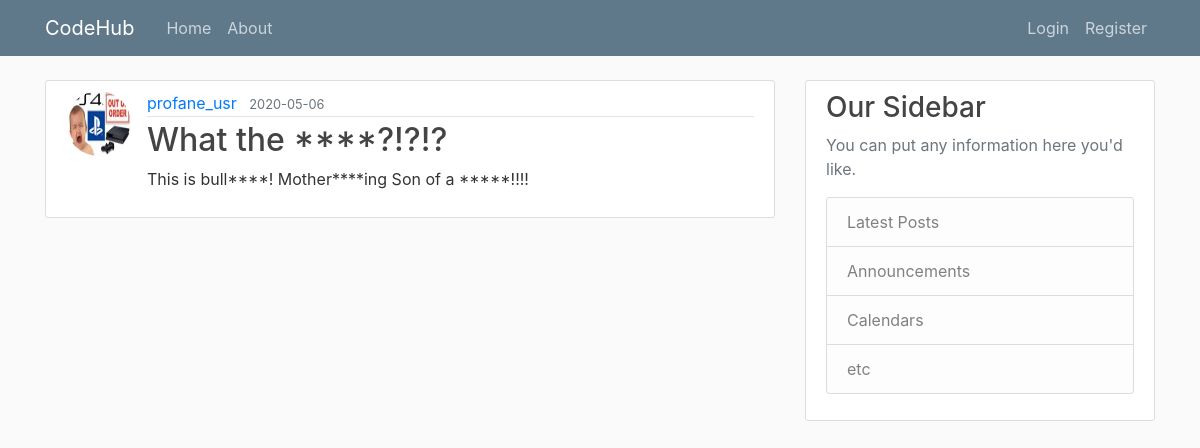
/post/6, run on the app's committed database.
### app/models.py (models this page shows, shortened)
class User(db.Model, UserMixin):
    id = db.Column(db.Integer, primary_key=True)                                    # Primary Key
    username = db.Column(db.String(20), unique=True, nullable=False)                # Each User will have a username, with a max(20) characters, it must be unique, and Null is not allowed!
    email = db.Column(db.String(120), unique=True, nullable=False)                  # Each User will have an email, with a max(120) characters, it must be unique, and Null is not allowed!
    image_file = db.Column(db.String(20), nullable=False, default='default.jpg')    # Each User will have a defualt profile Image, so uniqueness does not apply, since Null is not allowed!
    password = db.Column(db.String(60), nullable=False)                             # Each User will have passwords, with a max(60) characters, uniqueness does not apply, and Null is not allowed!
    posts = db.relationship('Post', backref='author', lazy=True)                    # This is linked to Posts, Lazy Evaluation is set to: True
    reputation = db.Column(db.Integer, nullable=False, default=10)                  # This has a default value of 10
    chance = db.Column(db.Boolean, nullable=False, default=True)                    # This has a default value of True
    blacklisted = db.Column(db.Boolean, unique=False, default=False)                # This has a default value of False
    compliments=db.Column(db.Integer, unique=False, default=0)                      # This has a default value of 0

class VIP(User):                                # This class inherits the User Class
    def vote_Super_User(self):
        print("This is the election committee place your votes now!")

class Post(db.Model):
    id = db.Column(db.Integer, primary_key=True)                                    # Primary Key
    title = db.Column(db.String(100), nullable=False)                               # Each Post will have a title, with a max(100) characters, uniqueness does not apply, and Null is not allowed!
    date_posted = db.Column(db.DateTime, nullable=False, default=datetime.utcnow)   # Each Post will have a date_posted, with DateTime set to utcnow, current time, and Null is not allowed!
    content = db.Column(db.Text, nullable=False)                                    # Each Post will have a content with no character limit, and Null is not allowed!
    user_id = db.Column(db.Integer, db.ForeignKey('user.id'), nullable=False)       # This is using the user id as a ForeignKey, each post must have an Author, so Null is not allowed!

### app/posts/routes.py (the view)
@posts.route('/post/<int:post_id>')
def post(post_id):
    post = Post.query.get_or_404(post_id)
    return render_template('post.html', title=post.title, post=post)

### app/templates/post.html (shortened to what this page needs)
{% extends "template.html" %}
{% block content %}
    <article class="media content-section">
        <img class="rounded-circle article-img" src="{{ url_for('static', filename='profile_images/' + post.author.image_file ) }}">
        <div class="media-body">
            <div class="article-metadata">
                <a class="mr-2" href="{{ url_for('users.user_posts', username=post.author.username) }}">{{ post.author.username }}</a>
                <small class="text-muted">{{ post.date_posted.strftime('%Y-%m-%d') }}</small>
            </div>
            <h2 class="article-title"> {{ post.title }} </h2>
            <p class="article-content">{{ post.content }}</p>
        </div>
    </article>
{% endblock content %}

### app/static/main.css (style rules this page uses)
body { background: #fafafa; color: #333333; margin-top: 5rem; }
h1, h2, h3, h4, h5, h6 { color: #444444; }
.content-section { background: #ffffff; padding: 10px 20px; border: 1px solid #dddddd; border-radius: 3px; margin-bottom: 20px; }
.article-title { color: #444444; }
.article-content { white-space: pre-line; }
.article-img { height: 65px; width: 65px; margin-right: 16px; }
.article-metadata { padding-bottom: 1px; margin-bottom: 4px; border-bottom: 1px solid #e3e3e3 }

### data on the page
VIP: image_file (picture), author.username "profane_usr"
Post: date_posted "2020-05-06", title "What the ****?!?!?", content "This is bull****! Mother****ing Son of a *****!!!!"
